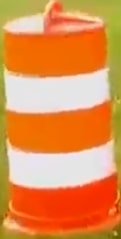
#> input picture Barrel.jpg, 121 x 239 px, found by its file name
$ python temp_match.py
#> lines starting #> are read from the running program, lines starting #| are printed output that depends on the picture; after the words box and inside, x2 and y2 are one past the last pixel; in counts of white or black regions, pixels touching at a corner belong together; pictures that were not available may be replaced by others from this repository, and a replacement may not be noted
import cv2
import numpy as np
from matplotlib import pyplot as plt

#Reading the image
img = cv2.imread('barrel.jpg')
#> img is the input picture: shape (239, 121, 3); mean B, G, R 81.6, 144.6, 224.5
img_hsv = cv2.cvtColor(img, cv2.COLOR_BGR2HSV)
#> img_hsv: shape (239, 121, 3); mean H, S, V 27.3, 163.1, 224.9
img_hist = cv2.calcHist([img_hsv],[0, 1], None, [180, 256], [0, 180, 0, 255])
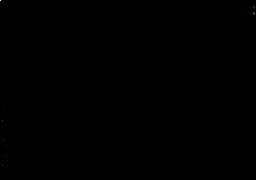
#> img_hist: shape (180, 256) float32; min 0, max 1260, mean 0.5; drawn with min black and max white
norm_hist_img = cv2.normalize(img_hist, img_hist, 0, 255, cv2.NORM_MINMAX)
cap = cv2.VideoCapture('target.mp4')
if  (cap.isOpened()==False):
    print ("File Cannot be Opened")

frame_width = int(cap.get(3))
frame_height = int(cap.get(4))

out = cv2.VideoWriter('EE20B042VIDEO.avi',cv2.VideoWriter_fourcc('M','J','P','G'), 10, (frame_width,frame_height))
while(cap.isOpened()):
    # Capture frame-by-frame
    ret, frame = cap.read()
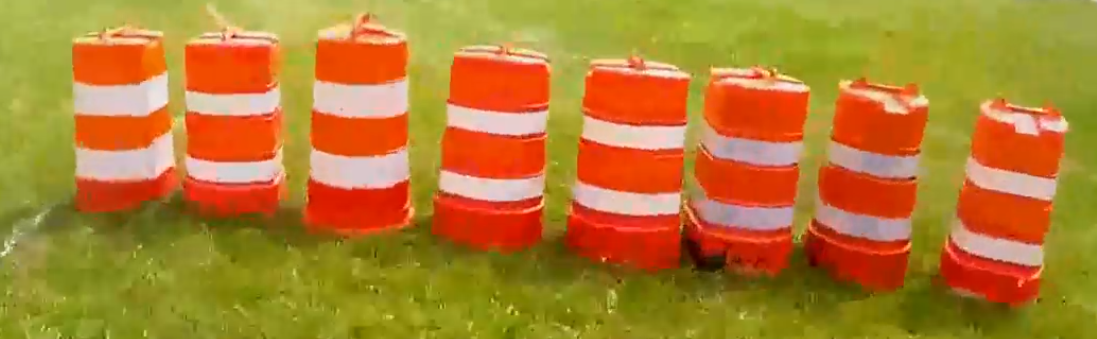
#> input picture Original.png, 1097 x 339 px, given in place of target.mp4, which was not available
#> frame is the input picture: shape (339, 1097, 3); mean B, G, R 48.3, 126.2, 177.4
    #print cap.isOpened(), ret
    if ret == True:
        hsv_frame=cv2.cvtColor(frame, cv2.COLOR_BGR2HSV)
#> hsv_frame: shape (339, 1097, 3); mean H, S, V 24.5, 190.2, 179.4
        res = cv2.calcBackProject([hsv_frame], [0, 1], norm_hist_img, [0, 180, 0, 255], 1)
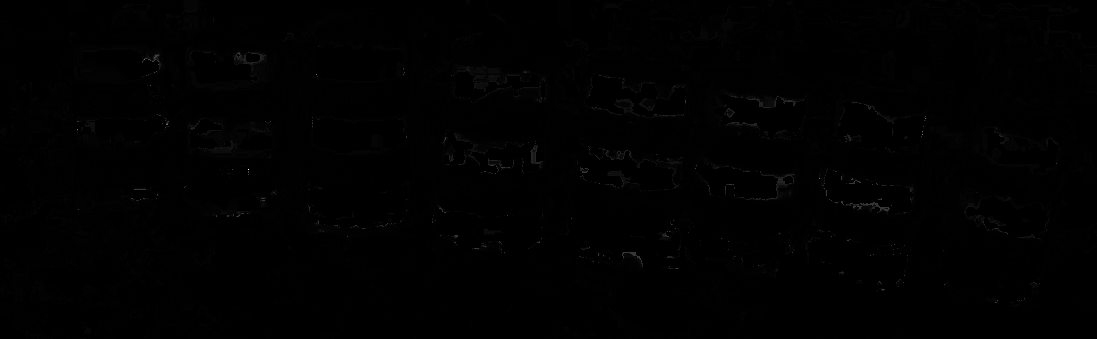
#> res: shape (339, 1097); min 0, max 255, mean 0.8
        disc = cv2.getStructuringElement(cv2.MORPH_ELLIPSE, (5,5))
        res=cv2.filter2D(res, -1, disc, res) #res is the matrix obtained after back projection
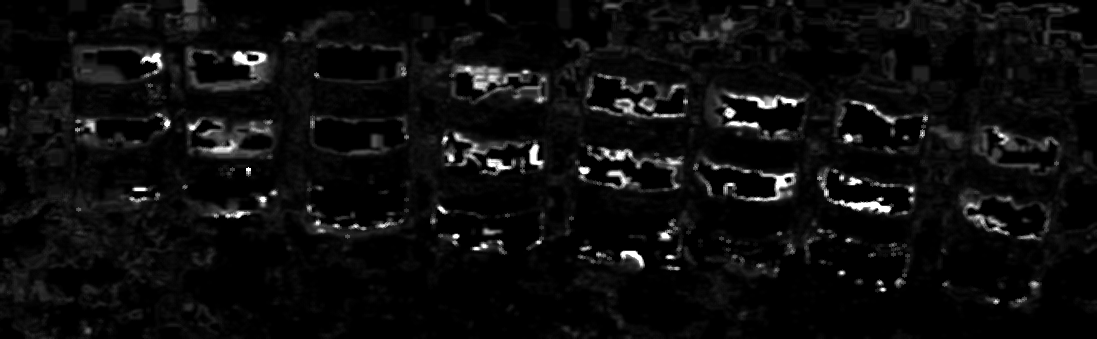
#> res: shape (339, 1097); min 0, max 255, mean 13
        _, res =cv2.threshold(res,140,255,cv2.THRESH_BINARY)
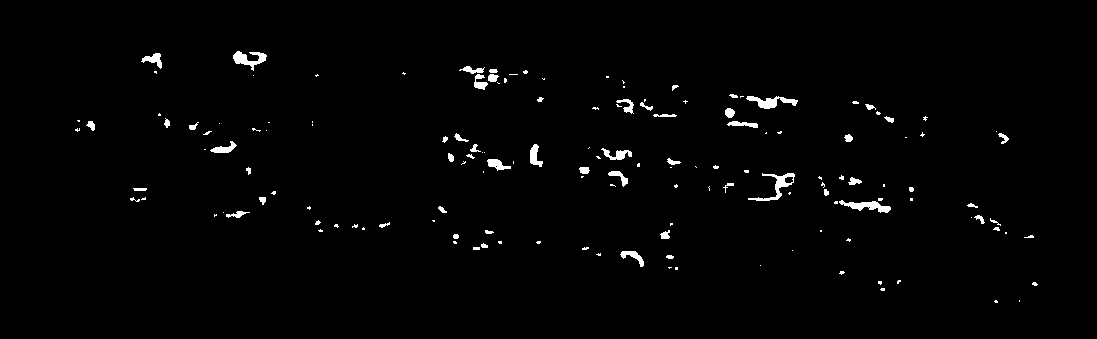
#> res: shape (339, 1097); 1.4% white; 151 white regions (94 under 20 px), largest, box (x1, y1, x2, y2) and area: (748, 173, 795, 201) 337, (746, 96, 798, 109) 317, (839, 200, 891, 213) 311
        final=cv2.merge((res,res,res))
        result=cv2.bitwise_and(frame, final)
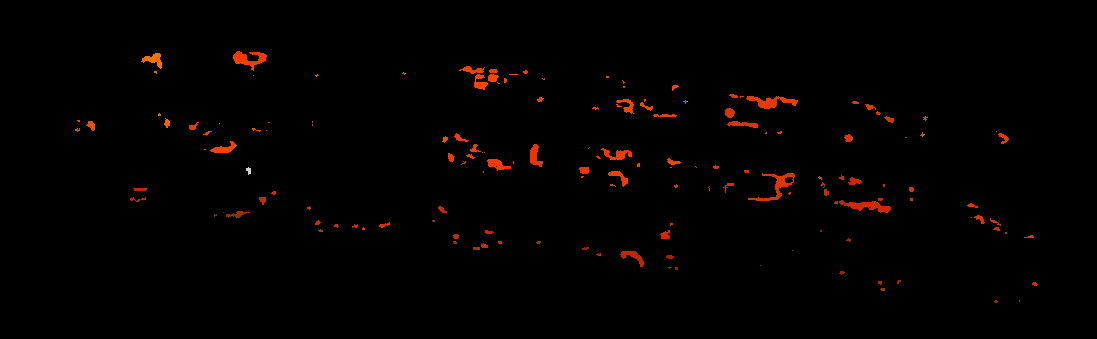
#> result: shape (339, 1097, 3); mean B, G, R 0, 0.8, 3.1


        # Display the resulting frame
        cv2.imshow('result',result)
        out.write(result)


        # Press q to close the video windows before it ends if you want
        if cv2.waitKey(10) & 0xFF == ord('q'):
#> (key q is pressed here)
            break
    else:
        print ("Frame is None")
        break

cap.release()
cv2.destroyAllWindows()
print
"Video stop"
